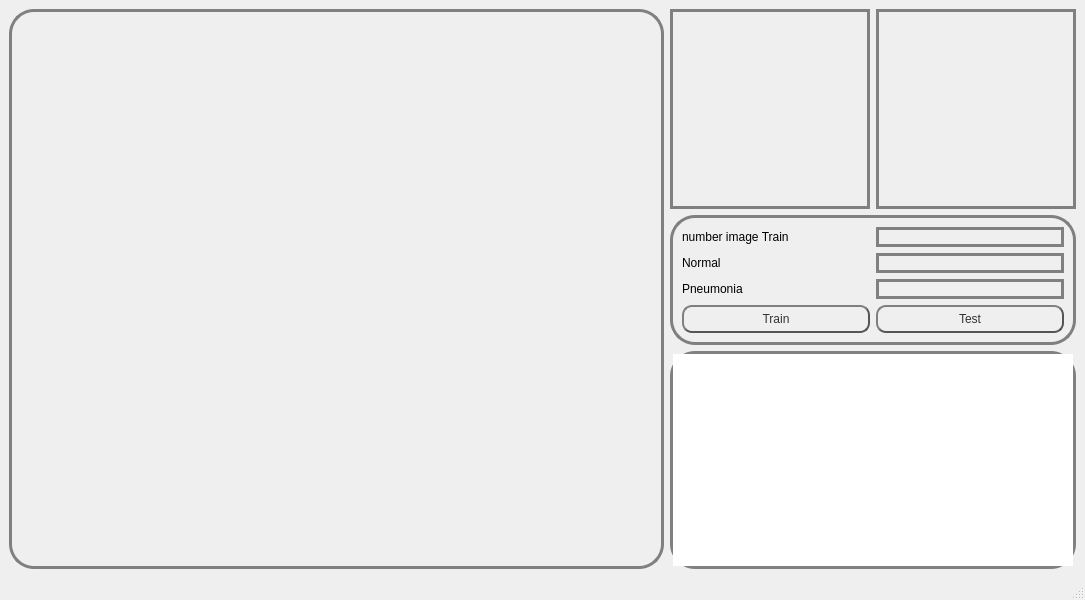
<?xml version="1.0" encoding="UTF-8"?>
<ui version="4.0">
 <class>MainWindow</class>
 <widget class="QMainWindow" name="MainWindow">
  <property name="geometry">
   <rect>
    <x>0</x>
    <y>0</y>
    <width>1085</width>
    <height>600</height>
   </rect>
  </property>
  <property name="windowTitle">
   <string>Pneumonia Detection</string>
  </property>
  <property name="styleSheet">
   <string notr="true">background-color: &quot;#455A64&quot;</string>
  </property>
  <widget class="QWidget" name="centralwidget">
   <layout class="QGridLayout" name="gridLayout">
    <item row="0" column="0" rowspan="3">
     <widget class="MplWidget" name="widget" native="true">
      <property name="styleSheet">
       <string notr="true">background-color: &quot;transparent&quot;;
border: 3px solid gray;
border-radius: 25px</string>
      </property>
     </widget>
    </item>
    <item row="0" column="1">
     <widget class="QLabel" name="label">
      <property name="minimumSize">
       <size>
        <width>200</width>
        <height>200</height>
       </size>
      </property>
      <property name="maximumSize">
       <size>
        <width>200</width>
        <height>200</height>
       </size>
      </property>
      <property name="styleSheet">
       <string notr="true">background-color: &quot;transparent&quot;;
border: 3px solid gray;
</string>
      </property>
      <property name="text">
       <string/>
      </property>
     </widget>
    </item>
    <item row="0" column="2">
     <widget class="QLabel" name="label_2">
      <property name="minimumSize">
       <size>
        <width>200</width>
        <height>200</height>
       </size>
      </property>
      <property name="maximumSize">
       <size>
        <width>200</width>
        <height>200</height>
       </size>
      </property>
      <property name="styleSheet">
       <string notr="true">background-color: &quot;transparent&quot;;
border: 3px solid gray;
</string>
      </property>
      <property name="text">
       <string/>
      </property>
     </widget>
    </item>
    <item row="1" column="1" colspan="2">
     <widget class="QGroupBox" name="groupBox">
      <property name="styleSheet">
       <string notr="true">background-color: &quot;#78909C&quot;;
border: 3px solid gray;
border-radius: 25px</string>
      </property>
      <property name="title">
       <string/>
      </property>
      <layout class="QGridLayout" name="gridLayout_2">
       <item row="2" column="0">
        <widget class="QLabel" name="label_5">
         <property name="styleSheet">
          <string notr="true">border:false;
background-color: &quot;transparent&quot;;
</string>
         </property>
         <property name="text">
          <string>Pneumonia</string>
         </property>
        </widget>
       </item>
       <item row="1" column="0">
        <widget class="QLabel" name="label_4">
         <property name="styleSheet">
          <string notr="true">border:false;
background-color: &quot;transparent&quot;;</string>
         </property>
         <property name="text">
          <string>Normal </string>
         </property>
        </widget>
       </item>
       <item row="0" column="1">
        <widget class="QLabel" name="label_total">
         <property name="styleSheet">
          <string notr="true">background-color: &quot;#FFFFFF&quot;;
border: 3px solid gray;
border-radius: 25px</string>
         </property>
         <property name="text">
          <string/>
         </property>
        </widget>
       </item>
       <item row="0" column="0">
        <widget class="QLabel" name="label_3">
         <property name="styleSheet">
          <string notr="true">border:false;
background-color: &quot;transparent&quot;;</string>
         </property>
         <property name="text">
          <string>number image Train</string>
         </property>
        </widget>
       </item>
       <item row="2" column="1">
        <widget class="QLabel" name="label_p">
         <property name="styleSheet">
          <string notr="true">background-color: &quot;#FFFFFF&quot;;
border: 3px solid gray;
border-radius: 25px</string>
         </property>
         <property name="text">
          <string/>
         </property>
        </widget>
       </item>
       <item row="3" column="0">
        <widget class="QPushButton" name="p_train">
         <property name="styleSheet">
          <string notr="true">QPushButton {
    color: #333;
    border: 2px solid #555;
    border-radius: 10;
    border-style: outset;
    background: qradialgradient(
        cx: 0.3, cy: -0.4, fx: 0.3, fy: -0.4,
        radius: 1.35, stop: 0 #fff, stop: 1 #888
        );
    padding: 5px;
    }</string>
         </property>
         <property name="text">
          <string>Train</string>
         </property>
        </widget>
       </item>
       <item row="1" column="1">
        <widget class="QLabel" name="label_norm">
         <property name="styleSheet">
          <string notr="true">background-color: &quot;#FFFFFF&quot;;
border: 3px solid gray;
border-radius: 25px</string>
         </property>
         <property name="text">
          <string/>
         </property>
        </widget>
       </item>
       <item row="3" column="1">
        <widget class="QPushButton" name="p_test">
         <property name="styleSheet">
          <string notr="true">QPushButton {
    color: #333;
    border: 2px solid #555;
    border-radius: 10;
    border-style: outset;
    background: qradialgradient(
        cx: 0.3, cy: -0.4, fx: 0.3, fy: -0.4,
        radius: 1.35, stop: 0 #fff, stop: 1 #888
        );
    padding: 5px;
    }</string>
         </property>
         <property name="text">
          <string>Test</string>
         </property>
        </widget>
       </item>
      </layout>
     </widget>
    </item>
    <item row="2" column="1" colspan="2">
     <widget class="QTextBrowser" name="consol">
      <property name="styleSheet">
       <string notr="true">background-color: &quot;transparent&quot;;
border: 3px solid gray;
border-radius: 25px;
color: rgb(255, 255, 255);</string>
      </property>
      <property name="html">
       <string>&lt;!DOCTYPE HTML PUBLIC &quot;-//W3C//DTD HTML 4.0//EN&quot; &quot;http://www.w3.org/TR/REC-html40/strict.dtd&quot;&gt;
&lt;html&gt;&lt;head&gt;&lt;meta name=&quot;qrichtext&quot; content=&quot;1&quot; /&gt;&lt;style type=&quot;text/css&quot;&gt;
p, li { white-space: pre-wrap; }
&lt;/style&gt;&lt;/head&gt;&lt;body style=&quot; font-family:'Ubuntu'; font-size:11pt; font-weight:400; font-style:normal;&quot;&gt;
&lt;p style=&quot;-qt-paragraph-type:empty; margin-top:0px; margin-bottom:0px; margin-left:0px; margin-right:0px; -qt-block-indent:0; text-indent:0px;&quot;&gt;&lt;br /&gt;&lt;/p&gt;&lt;/body&gt;&lt;/html&gt;</string>
      </property>
     </widget>
    </item>
   </layout>
  </widget>
  <widget class="QStatusBar" name="statusbar"/>
  <widget class="QMenuBar" name="menubar">
   <property name="geometry">
    <rect>
     <x>0</x>
     <y>0</y>
     <width>1085</width>
     <height>22</height>
    </rect>
   </property>
  </widget>
 </widget>
 <customwidgets>
  <customwidget>
   <class>MplWidget</class>
   <extends>QWidget</extends>
   <header>mplwidget.h</header>
   <container>1</container>
  </customwidget>
 </customwidgets>
 <resources/>
 <connections/>
</ui>
